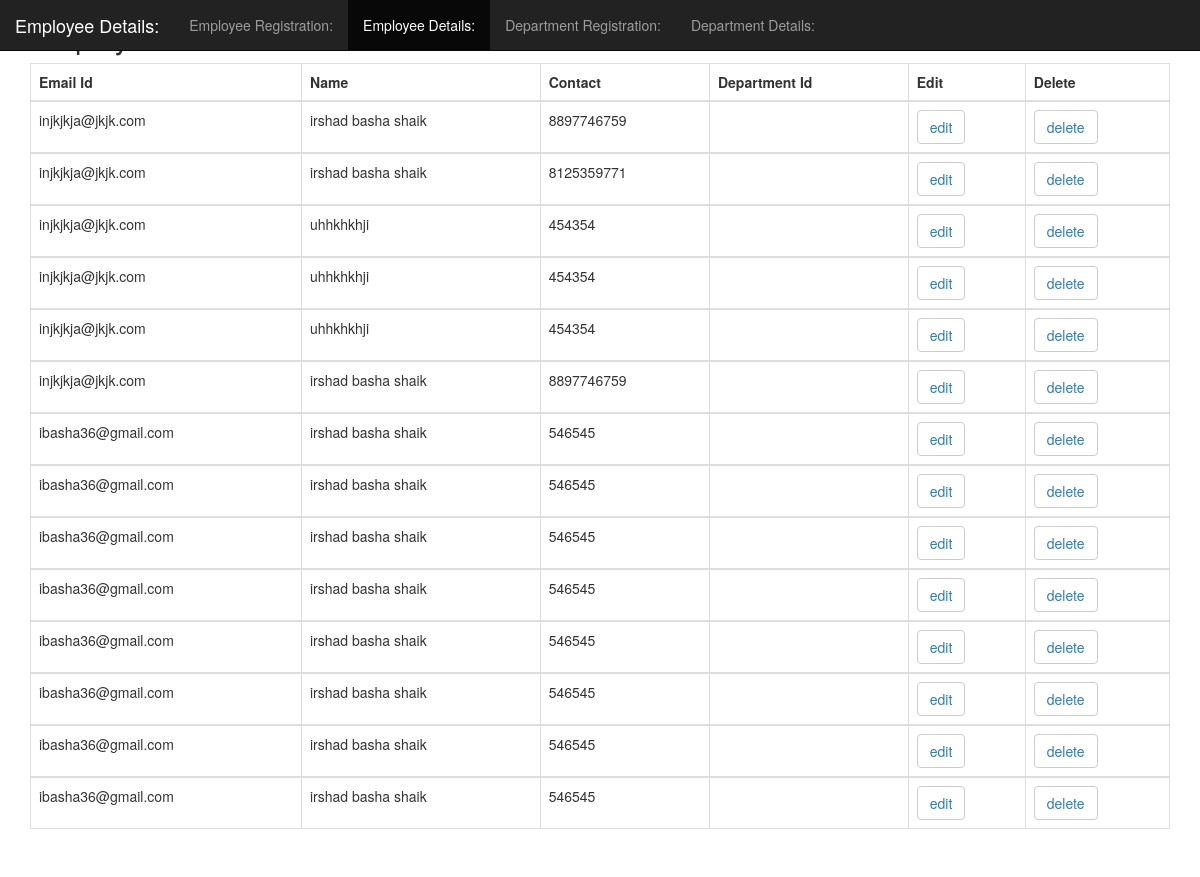
The page /saveform on the database its author committed.
### employee/models.py (models this page shows)
class Employee(models.Model):
    email=models.CharField(max_length=100)
    name=models.CharField(max_length=100)
    contact=models.CharField(max_length=50)
    depid=models.CharField(max_length=100, default='1')
    class Meta:
        db_table='employee'

### employee/views.py (the view)
# urls.py: path('saveform', views.saveform, name='saveform'),
def saveform(request):
    res = Employee.objects.all()
    if request.method=="POST":
        form = Employee(email=request.POST['email'], name=request.POST['name'], contact=request.POST['contact'], depid=request.POST['depid'])
        form.save()
    return render(request, "lob.html", {"form_list": res,"depts":fetchAllDepartments()})

### employee/views.py (called while the page is built)
def fetchAllDepartments():
    return Department.objects.all()

### employee/templates/lob.html (shortened to what this page needs)
<!DOCTYPE html>
<!DOCTYPE html>
<html lang="en">
<head>
  <link rel="stylesheet" href="https://maxcdn.bootstrapcdn.com/bootstrap/3.4.1/css/bootstrap.min.css">
</head>
<body style="height:1500px">
<nav class="navbar navbar-inverse navbar-fixed-top">
  <div class="container-fluid">
    <div class="navbar-header">
      <a class="navbar-brand" href="#">Employee Details:</a>
    </div>
    <ul class="nav navbar-nav">
      <li ><a href="home">Employee Registration:</a></li>
      <li class="active"><a href="saveform">Employee Details:</a></li>
      <li><a href="dentry">Department Registration:</a></li>
      <li><a href="dmenu">Department Details:</a></li>
    </ul>
  </div>
</nav>
<div class="container" method="post" action="/saveform">
  <h2>Employee Details:</h2>
  <table class="table table-bordered">
    <thead>
      <tr>
        <th>Email Id</th>
        <th>Name</th>
        <th>Contact</th>
        <th>Department Id</th>
        <th>Edit</th>
        <th>Delete</th>
      </tr>
    </thead>
      {% for form in form_list %}
    <tbody>
      <tr>
        <td>{{form.email}}</td>
        <td>{{form.name}}</td>
        <td>{{form.contact}}</td>
        <td>{{form.dname}}</td>
        <td><button class="btn btn-default"><a href="/edit?id={{form.id}}"> edit </a></button></td>
        <td><button class="btn btn-default"><a href="/delete?id={{form.id}}"> delete </a></button></td>
      </tr>
        {% endfor %}
    </tbody>
  </table>
</div>
</body>
</html>

### rows shown on the page
Employee: email "injkjkja@jkjk.com", name "irshad basha shaik", contact "8897746759"
Employee: email "injkjkja@jkjk.com", name "irshad basha shaik", contact "8125359771"
Employee: email "injkjkja@jkjk.com", name "uhhkhkhji", contact "454354"
Employee: email "injkjkja@jkjk.com", name "uhhkhkhji", contact "454354"
Employee: email "injkjkja@jkjk.com", name "uhhkhkhji", contact "454354"
Employee: email "injkjkja@jkjk.com", name "irshad basha shaik", contact "8897746759"
Employee: email "ibasha36@gmail.com", name "irshad basha shaik", contact "546545"
Employee: email "ibasha36@gmail.com", name "irshad basha shaik", contact "546545"
Employee: email "ibasha36@gmail.com", name "irshad basha shaik", contact "546545"
Employee: email "ibasha36@gmail.com", name "irshad basha shaik", contact "546545"
Employee: email "ibasha36@gmail.com", name "irshad basha shaik", contact "546545"
Employee: email "ibasha36@gmail.com", name "irshad basha shaik", contact "546545"
Employee: email "ibasha36@gmail.com", name "irshad basha shaik", contact "546545"
Employee: email "ibasha36@gmail.com", name "irshad basha shaik", contact "546545"
